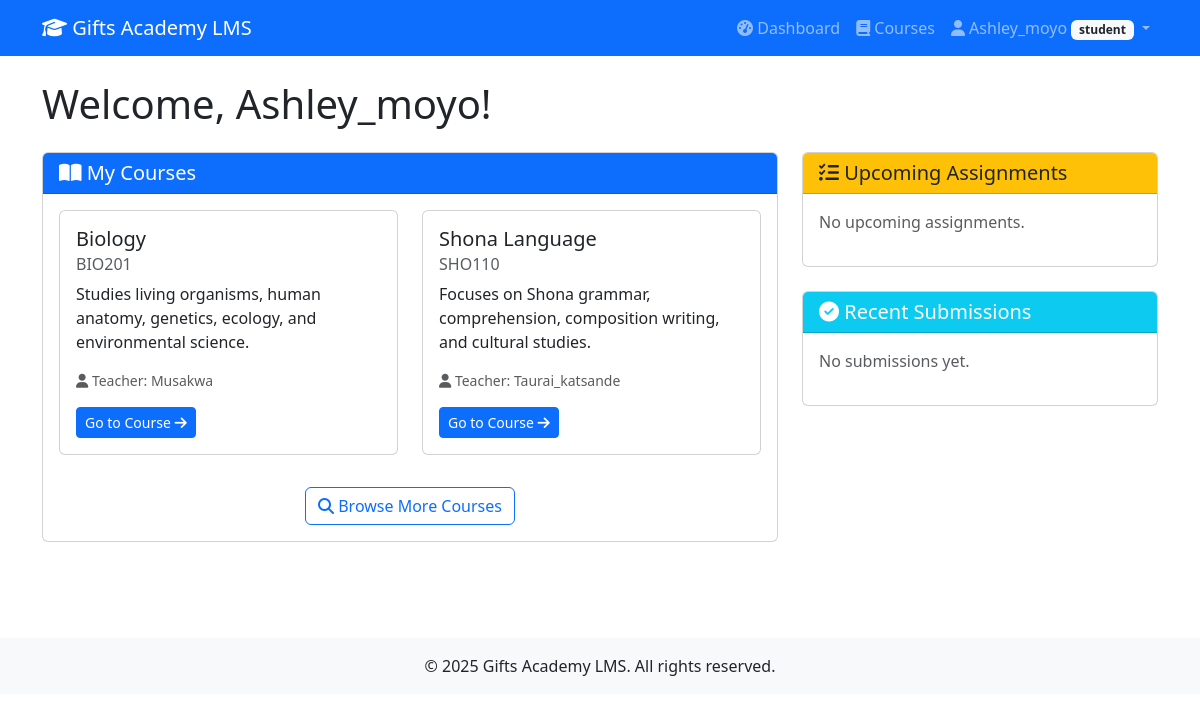
The page /accounts/dashboard/student/ (signed in) on the database its author committed.
### accounts/models.py (models this page shows, shortened)
class Profile(models.Model):
    USER_TYPES = (
        ('admin', 'Admin'),
        ('teacher', 'Teacher'),
        ('student', 'Student'),
        ('parent', 'Parent'),
    )
    user = models.OneToOneField(User, on_delete=models.CASCADE)
    user_type = models.CharField(max_length=10, choices=USER_TYPES, default='student')
    phone = models.CharField(max_length=15, blank=True)
    address = models.TextField(blank=True)
    profile_pic = models.ImageField(upload_to='profiles/', blank=True, null=True)
    linked_student = models.ForeignKey('self', on_delete=models.SET_NULL, null=True, blank=True, related_name='parents')

### courses/models.py (models this page shows, shortened)
class Course(models.Model):
    title = models.CharField(max_length=200)
    code = models.CharField(max_length=20, unique=True)
    description = models.TextField()
    teacher = models.ForeignKey(User, on_delete=models.CASCADE, related_name='teaching_courses')
    students = models.ManyToManyField(User, through='Enrollment', related_name='enrolled_courses')
    created_at = models.DateTimeField(auto_now_add=True)
    updated_at = models.DateTimeField(auto_now=True)
    is_active = models.BooleanField(default=True)
    class Meta:
        ordering = ['-created_at']

### accounts/views.py (the view)
# urls.py: path('dashboard/student/', views.student_dashboard, name='student_dashboard'),
@login_required
def student_dashboard(request):
    if request.user.profile.user_type != 'student':
        return redirect('dashboard')
    from courses.models import Course, Enrollment
    from assignments.models import Assignment, Submission
    from django.utils import timezone
    enrolled_courses = Course.objects.filter(
        enrollment__student=request.user,
        enrollment__is_active=True,
        is_active=True
    )
    upcoming_assignments = Assignment.objects.filter(
        course__in=enrolled_courses,
        due_date__gte=timezone.now()
    ).order_by('due_date')[:5]
    recent_submissions = Submission.objects.filter(
        student=request.user
    ).order_by('-submitted_at')[:5]
    context = {
        'enrolled_courses': enrolled_courses,
        'upcoming_assignments': upcoming_assignments,
        'recent_submissions': recent_submissions,
    }
    return render(request, 'accounts/student_dashboard.html', context)

### templates/accounts/student_dashboard.html (shortened to what this page needs)
{% extends 'base.html' %}
{% block content %}
<div class="container">
    <h1 class="mb-4">Welcome, {{ user.username }}!</h1>
    <div class="row">
        <div class="col-md-8">
            <div class="card mb-4">
                <div class="card-header bg-primary text-white">
                    <h5 class="mb-0"><i class="fas fa-book-open"></i> My Courses</h5>
                </div>
                <div class="card-body">
                   {% if not enrolled_courses %}
    <p class="text-muted">You are not enrolled in any courses yet.</p>
    <a href="{% url 'course_list' %}" class="btn btn-primary">
        <i class="fas fa-search"></i> Browse Available Courses
    </a>
{% else %}
    <div class="row">
        {% for course in enrolled_courses %}
            <div class="col-md-6 mb-3">
                <div class="card h-100">
                    <div class="card-body">
                        <h5 class="card-title">{{ course.title }}</h5>
                        <h6 class="card-subtitle mb-2 text-muted">{{ course.code }}</h6>
                        <p class="card-text">{{ course.description|truncatewords:20 }}</p>
                        <p class="text-muted small">
                            <i class="fas fa-user"></i> Teacher: {{ course.teacher.username }}
                        </p>
                        <a href="{% url 'course_detail' course.id %}" class="btn btn-primary btn-sm">
                            Go to Course <i class="fas fa-arrow-right"></i>
                        </a>
                    </div>
                </div>
            </div>
        {% endfor %}
    </div>
    <div class="text-center mt-3">
        <a href="{% url 'course_list' %}" class="btn btn-outline-primary">
            <i class="fas fa-search"></i> Browse More Courses
        </a>
    </div>
{% endif %}
                </div>
            </div>
        </div>
        <div class="col-md-4">
            <div class="card mb-4">
                <div class="card-header bg-warning">
                    <h5 class="mb-0"><i class="fas fa-tasks"></i> Upcoming Assignments</h5>
                </div>
                <div class="card-body">
                    {% if upcoming_assignments %}
                        <ul class="list-group list-group-flush">
                            {% for assignment in upcoming_assignments %}
                                <li class="list-group-item">
                                    <strong>{{ assignment.title }}</strong>
                                    <br>
                                    <small class="text-muted">
                                        <i class="far fa-calendar"></i> Due: {{ assignment.due_date|date:"M d, Y H:i" }}
                                    </small>
                                    <br>
                                    <a href="{% url 'assignment_detail' assignment.id %}" class="btn btn-sm btn-outline-primary mt-2">
                                        View Assignment
                                    </a>
                                </li>
                            {% endfor %}
                        </ul>
                    {% else %}
                        <p class="text-muted">No upcoming assignments.</p>
                    {% endif %}
                </div>
            </div>
            <div class="card mb-4">
                <div class="card-header bg-info text-white">
                    <h5 class="mb-0"><i class="fas fa-check-circle"></i> Recent Submissions</h5>
                </div>
                <div class="card-body">
                    {% if recent_submissions %}
                        <ul class="list-group list-group-flush">
                            {% for submission in recent_submissions %}
                                <li class="list-group-item">
                                    <strong>{{ submission.assignment.title }}</strong>
                                    <br>
                                    <small class="text-muted">
                                        <i class="far fa-clock"></i> {{ submission.submitted_at|timesince }} ago
                                    </small>
                                    <br>
                                    <span class="badge {% if submission.grade %}bg-success{% else %}bg-warning{% endif %}">
                                        {% if submission.grade %}
                                            Grade: {{ submission.grade }}/{{ submission.assignment.total_points }}
                                        {% else %}
                                            Not graded yet
                                        {% endif %}
                                    </span>
                                </li>
                            {% endfor %}
                        </ul>
                    {% else %}
                        <p class="text-muted">No submissions yet.</p>
                    {% endif %}
                </div>
            </div>
        </div>
    </div>
</div>
{% endblock %}

### templates/base.html (shortened to what this page needs)
<!DOCTYPE html>
<html lang="en">
<head>
    <link href="https://cdn.jsdelivr.net/npm/bootstrap@5.3.0/dist/css/bootstrap.min.css" rel="stylesheet">
    <link rel="stylesheet" href="https://cdnjs.cloudflare.com/ajax/libs/font-awesome/6.4.0/css/all.min.css">
</head>
<body>
    <nav class="navbar navbar-expand-lg navbar-dark bg-primary">
        <div class="container">
            <a class="navbar-brand" href="{% url 'dashboard' %}">
                <i class="fas fa-graduation-cap"></i> Gifts Academy LMS
            </a>
            <div class="collapse navbar-collapse" id="navbarNav">
                <ul class="navbar-nav ms-auto">
                    {% if user.is_authenticated %}
                        <li class="nav-item">
                            <a class="nav-link" href="{% url 'dashboard' %}">
                                <i class="fas fa-tachometer-alt"></i> Dashboard
                            </a>
                        </li>
                        <li class="nav-item">
                            <a class="nav-link" href="{% url 'course_list' %}">
                                <i class="fas fa-book"></i> Courses
                            </a>
                        </li>
                        <li class="nav-item dropdown">
    <a class="nav-link dropdown-toggle" href="#" id="userDropdown" role="button" data-bs-toggle="dropdown">
        <i class="fas fa-user"></i> {{ user.username }}
        <span class="badge bg-light text-dark">{{ user.profile.user_type }}</span>
    </a>
</li>
                    {% endif %}
                </ul>
            </div>
        </div>
    </nav>
    <main class="py-4">
        {% block content %}{% endblock %}
    </main>
    <footer class="bg-light text-center py-3 mt-5">
        <div class="container">
            <p class="mb-0">&copy; 2025 Gifts Academy LMS. All rights reserved.</p>
        </div>
    </footer>
</body>
</html>

### rows shown on the page
Course: title "Biology", code "BIO201", description "Studies living organisms, human anatomy, genetics, ecology, and environmental science.", teacher.username "Musakwa"
Course: title "Shona Language", code "SHO110", description "Focuses on Shona grammar, comprehension, composition writing, and cultural studies.", teacher.username "Taurai_katsande"

### other values the page prints
{{ user.username }} "Ashley_moyo"
{{ user.profile.user_type }} "student"
